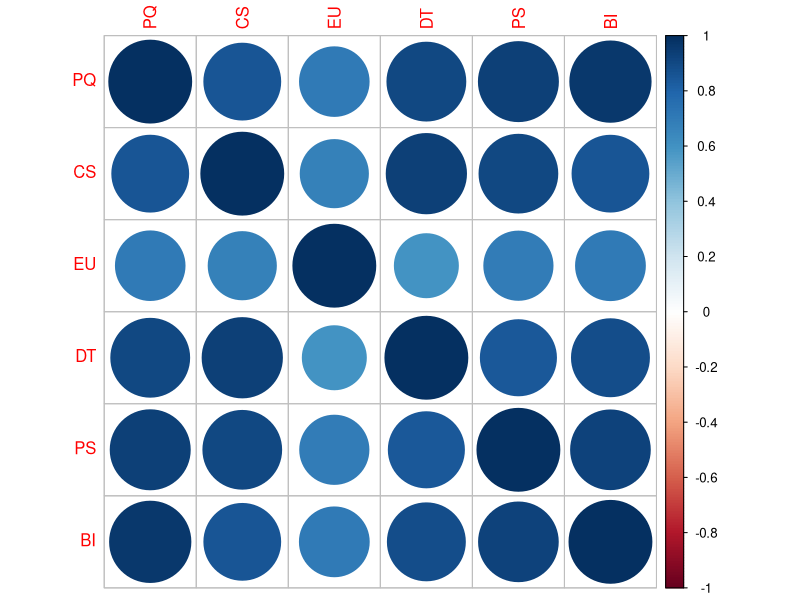
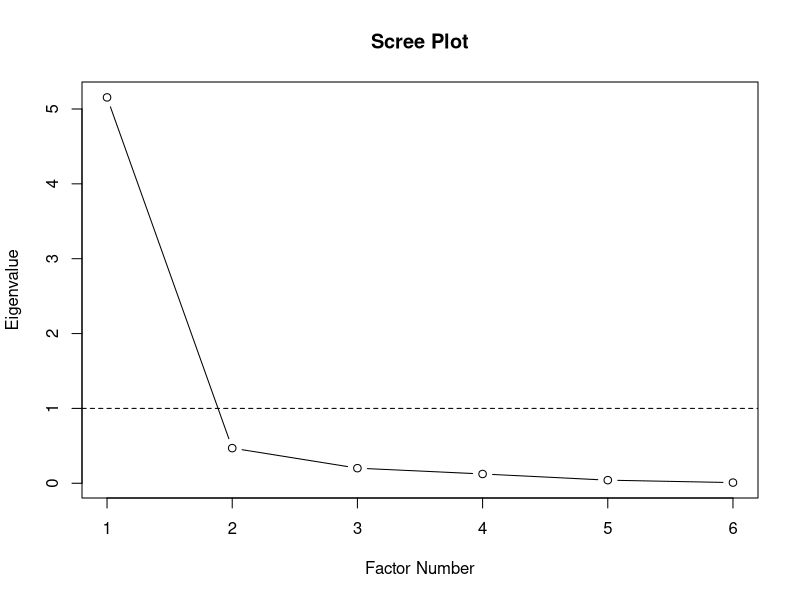
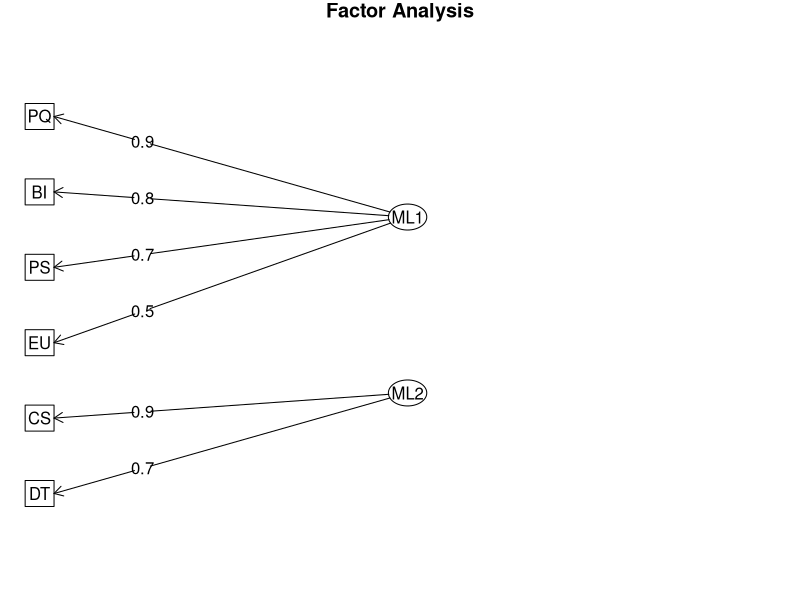
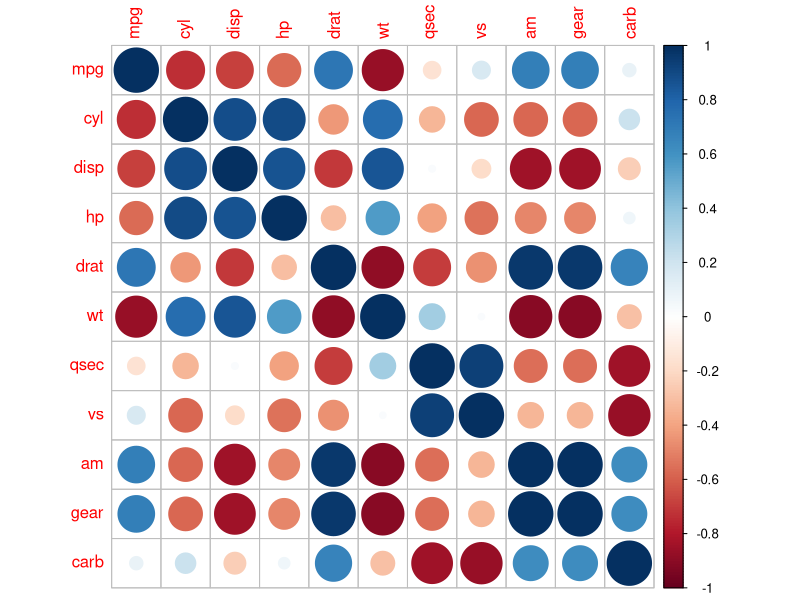
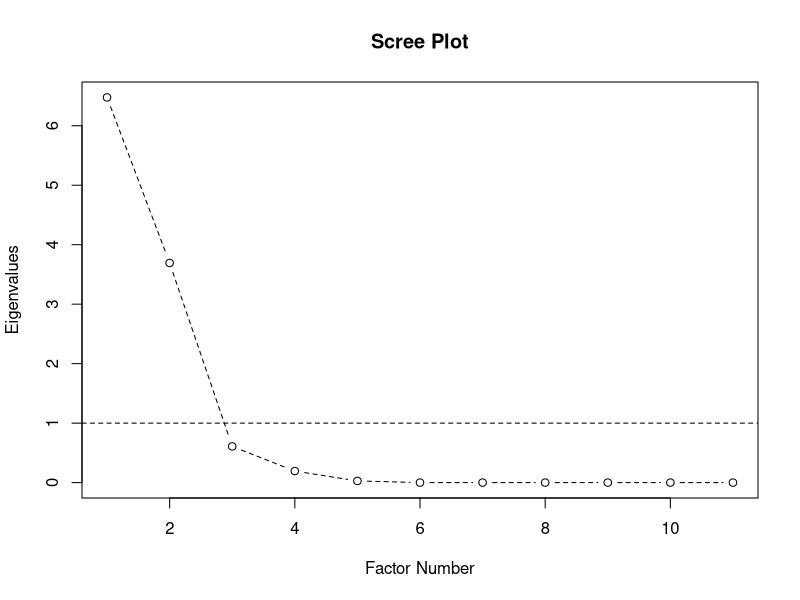

These figures' R source, in order: (Note: this script raises an error after producing the figures.)
# Install required packages
install.packages("psych")
install.packages("corrplot")

# Load necessary libraries
library(psych)
library(corrplot)

# Step 1: Create data matrix
library(psych)

# Step 1: Data Matrix
data <- data.frame(
  Customer_ID = 1:10,
  PQ = c(8, 7, 9, 6, 8, 7, 9, 6, 7, 8),
  CS = c(7, 8, 9, 6, 7, 6, 9, 5, 7, 8),
  EU = c(9, 8, 8, 7, 7, 8, 9, 6, 7, 8),
  DT = c(6, 7, 8, 5, 7, 6, 8, 5, 6, 7),
  PS = c(8, 7, 9, 6, 7, 6, 9, 6, 7, 8),
  BI = c(7, 6, 8, 5, 7, 6, 9, 5, 6, 8)
)


# Step 2: Compute correlation matrix (excluding customer_ID)
cor_matrix <- cor(data[, -1])

# Step 3: Display correlation matrix
print(cor_matrix)

# Step 4: Graphical representation of correlation matrix
corrplot(cor_matrix)

# Step 4: Checking suitability of correlation matrix

# Perform Bartlett's Test of Sphericity
bartlett_test <- cortest.bartlett(cor_matrix, n = 100)
print(bartlett_test)

# Perform Kaiser-Meyer-Olkin (KMO) Test
kmo <- KMO(cor_matrix)
print(kmo)

# Eigenvalues for factor analysis
eigen_values <- eigen(cor_matrix)$values

# Scree plot for Eigenvalues
plot(eigen_values, type = "b", main = "Scree Plot", ylab = "Eigenvalue", xlab = "Factor Number")

abline(h=1,color="red",lty=2)
# Perform Factor Analysis (FA)
fac <- fa(cor_matrix, nfactors = 2, rotate = "varimax", fm = "ml")

# Print factor loadings
print(fac$loadings)

fa.diagram(fac)


#MT CARS
library(psych)
library(corrplot)

# Load and display the first few rows of the mtcars dataset
datal <- head(mtcars)

# Compute the correlation matrix
cor_matrix <- cor(datal)

# Display the correlation matrix
print(cor_matrix)

corrplot(cor_matrix)

# Load necessary library
library(psych)

# Step 4: Checking suitability of the correlation matrix

# Perform Bartlett's test of sphericity
bartlett_test <- cortest.bartlett(cor_matrix, n = 100)

# Print the result of Bartlett's test
print(bartlett_test)

# Perform Kaiser-Meyer-Olkin (KMO) test
kmo <- KMO(cor_matrix)

# Print the KMO test result
print(kmo)

# Check determinant of correlation matrix
det(cor_matrix)

# Eigenvalues calculation
eigen_values <- eigen(cor_matrix)$values

# Scree plot for eigenvalues
plot(eigen_values, type = "b", main = "Scree Plot",
     ylab = "Eigenvalues", xlab = "Factor Number", lty = 2)
abline(h=1,color='red',lty=2)


# Perform Factor Analysis (FA)
fac <- fa(cor_matrix, nfactors = 2, rotate = "varimax", fm = "ml")

# Print factor loadings
print(fac$loadings)

# Print proportion of variance explained
print(fac$Vaccounted)


